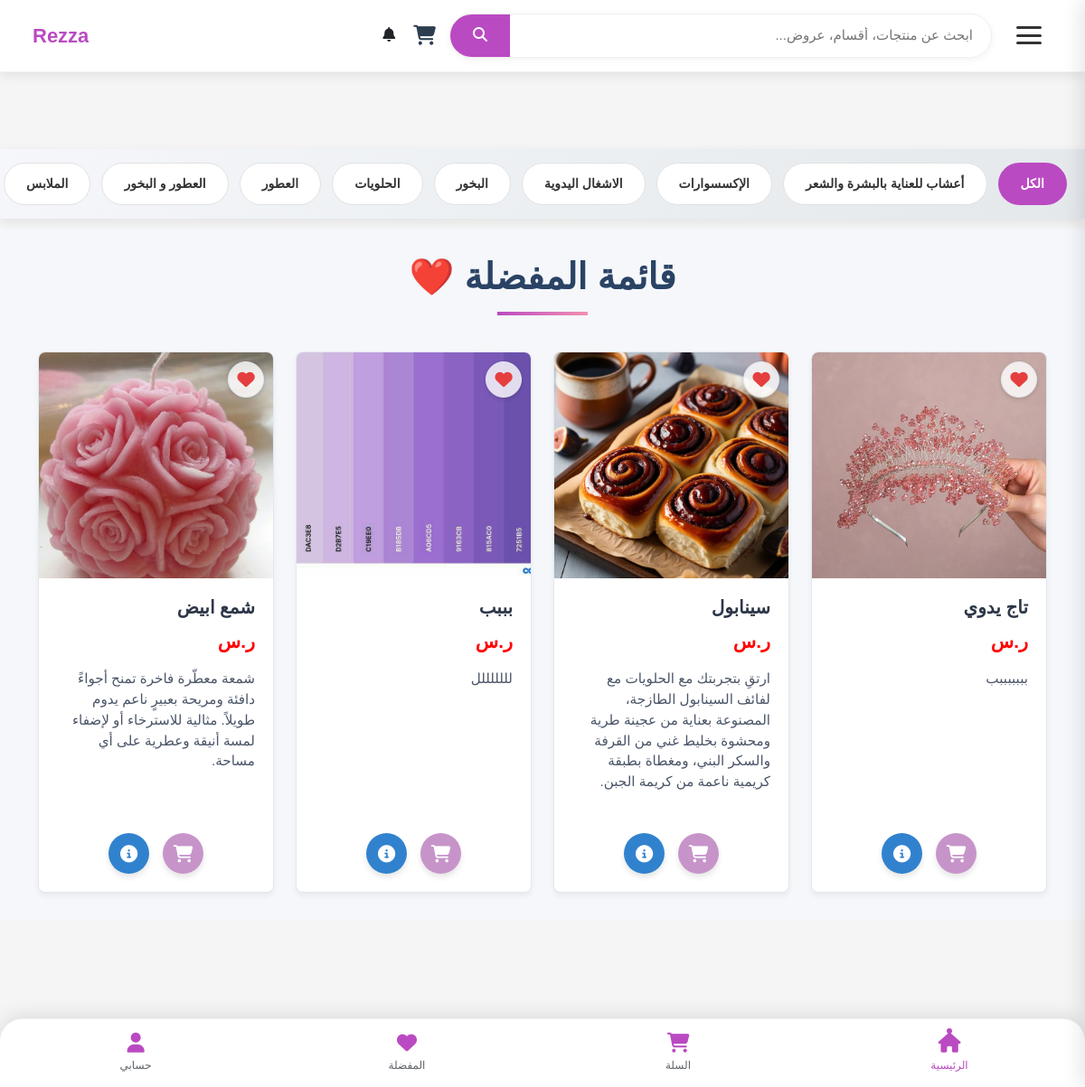
Page /wishlist (signed in) on the committed database.
### tables this page shows
CREATE TABLE category (
    id INTEGER PRIMARY KEY AUTOINCREMENT,
    name TEXT  NULL,
    parent_id INTEGER,
    image TEXT, is_active INTEGER DEFAULT 0, view_count INTEGER DEFAULT 0,
    FOREIGN KEY (parent_id) REFERENCES categories (id) ON DELETE SET NULL
);

CREATE TABLE product (
    id INTEGER PRIMARY KEY AUTOINCREMENT,
    name VARCHAR(255) NULL,
    image VARCHAR(500),
    description TEXT,
    category_id INTEGER NOT NULL,  -- القسم الفرعي
    seller_id INTEGER NOT NULL,  -- صاحب المنتج
    address_id INTEGER NULL,  -- عنوان صاحب المنتج
    price_id INTEGER,
    stock_id INTEGER,
    featured BOOLEAN DEFAULT 1,
    FOREIGN KEY (category_id) REFERENCES category(id),
    FOREIGN KEY (seller_id) REFERENCES sellers(id),
    FOREIGN KEY (address_id) REFERENCES seller_address(id),
    FOREIGN KEY (price_id) REFERENCES prices(id),
    FOREIGN KEY (stock_id) REFERENCES stock(id)
);

### user_routes.py (the view)
@user_bp.route('/wishlist')
def wishlist():
    user_id = request.cookies.get('user_auth') # 🟢 الحصول من الكوكي
    if not user_id:
        flash('يجب تسجيل الدخول لعرض المفضلة', 'warning')
        return redirect(url_for('user.login'))
    conn = get_db_connection()
    liked_products = conn.execute('''
        SELECT product.* FROM product
        JOIN likes ON product.id = likes.product_id
        WHERE likes.user_id = ?
    ''', (user_id,)).fetchall() # 🟢 استخدام user_id
    conn.close()
    return render_template('wishlist.html', products=liked_products)

### app.py (called while the page is built)
def get_db_connection():
    conn = sqlite3.connect('database/Eshop.db') # أو sqlite3.connect(app.config['DATABASE'])
    conn.row_factory = sqlite3.Row
    return conn

@app.context_processor
def inject_categories():
    conn = get_db_connection()
    cursor = conn.cursor()
    try:
        cursor.execute("""
            SELECT id, name, parent_id, image
            FROM category
            WHERE parent_id IS NULL
            ORDER BY name
        """)
        main_categories = cursor.fetchall()
        cursor.execute("SELECT id, name, parent_id, image FROM category ORDER BY name")
        all_categories = cursor.fetchall()
        return {
            'main_categories': main_categories,
            'all_categories': all_categories
        }
    finally:
        conn.close()

@app.context_processor
def inject_sellers():
    conn = get_db_connection()
    sellers = conn.execute('SELECT id, store_name FROM sellers').fetchall()
    conn.close()
    return dict(sellers=sellers)

@app.context_processor
def inject_notifications():
    notifications_data = {'unread_notifications_count': 0}
    if not has_request_context():
        return notifications_data
    try:
        user_id = request.cookies.get('user_auth')
        if user_id and user_id.isdigit():
            conn = get_db_connection()
            try:
                count = conn.execute(
                    "SELECT COUNT(*) FROM notifications WHERE user_id = ? AND is_read = 0",
                    (int(user_id),)
                ).fetchone()[0]
                notifications_data['unread_notifications_count'] = count
            except Exception as e:
                app.logger.error(f"Error fetching notifications: {e}")
            finally:
                conn.close()
    except Exception as e:
        app.logger.error(f"Error in notification processor: {e}")
    return notifications_data

### user_routes.py (called while the page is built)
def get_db_connection():
    conn = sqlite3.connect('database/Eshop.db')
    conn.row_factory = sqlite3.Row
    return conn

### templates/wishlist.html (shortened to what this page needs)
{% include 'header.html' %}
<div class="modern-products">
    <div class="container">
        <h1 class="modern-title">قائمة المفضلة ❤️</h1>
        <div class="row">
            {% if products %}
                {% for product in products %}
                <div class="col-6 col-md-6 col-lg-4 col-xl-3">
                    <div class="modern-card">
                        <div class="modern-img-container">
                            <img src="{{ url_for('static', filename=product.image.replace('static/', '')) }}"
                            alt="{{ product.name }}" class="modern-img">
                        </div>
                        <div class="modern-card-body">
                            <h5 class="modern-product-title">{{ product.name }}</h5>
                            <button class="like-btn liked" data-product-id="{{ product.id }}">
                                <i class="fa fa-heart"></i>
                            </button>
                            <p class="modern-product-price">
                                ر.س {{ product.profit_price }}
                            </p>
                            <p class="modern-product-desc">{{ product.description }}</p>
                            <div class="modern-btn-group">
                                <form method="POST" action="{{ url_for('cart.add_to_cart', product_id=product.id) }}" class="d-inline">
                                    <button type="submit" class="modern-btn modern-btn-primary">
                                        <i class="fa fa-shopping-cart"></i>
                                    </button>
                                </form>
                                <a href="{{ url_for('product.product_details', product_id=product.id) }}"
                                   class="modern-btn modern-btn-secondary">
                                    <i class="fa fa-info-circle"></i>
                                </a>
                            </div>
                        </div>
                    </div>
                </div>
                {% endfor %}
            {% endif %}
        </div>
    </div>
</div>
{% include 'footer.html' %}

### templates/header.html (shortened to what this page needs)
<!DOCTYPE html>
<html lang="ar" dir="rtl">
<head>
    <link rel="stylesheet" href="{{ url_for('static', filename='style/css/nice-select.css') }}">
    <link rel="stylesheet" href="{{ url_for('static', filename='style/css/jquery-ui.min.css') }}">
    <link rel="stylesheet" href="{{ url_for('static', filename='style/css/owl.carousel.min.css') }}">
    <link rel="stylesheet" href="{{ url_for('static', filename='style/css/slicknav.min.css') }}">
    <link href="https://cdn.jsdelivr.net/npm/bootstrap@5.3.0/dist/css/bootstrap.min.css" rel="stylesheet">
    <link rel="stylesheet" href="{{ url_for('static', filename='style/css/index.css')}}">
    <link rel="stylesheet" href="{{ url_for('static', filename='style/css/header.css')}}">
    <link rel="stylesheet" href="{{ url_for('static', filename='style/css/shop_u.css')}}">
</head>
<body>
    <header class="premium-header">
        <button class="menu-toggle" id="menuToggle" aria-label="فتح القائمة">
            <div class="hamburger">
                <span class="bar"></span>
                <span class="bar"></span>
                <span class="bar"></span>
            </div>
        </button>
       <div class="search-bar">
    <form class="search-form" action="{{ url_for('search_bp.search_products') }}" method="GET">
        <input type="text"
               class="search-input"
               placeholder="ابحث عن منتجات، أقسام، عروض..."
               name="q"
               id="search-input"
               autocomplete="off">
        <button type="submit" class="search-button">
            <i class="fas fa-search"></i>
        </button>
    </form>
</div>
        <div class="nav-tools">
            <a href="{{ url_for('cart.view_cart') }}" class="nav-icon">
                <i class="fas fa-shopping-cart"></i>
            </a>
        </div>
    <a class="nav-link position-relative" href="{{ url_for('order.user_notifications') }}" id="navbarNotifications">
        <i class="fas fa-bell"></i>
    </a>
        <a href="{{ url_for('product.index') }}" class="brand">
            <span class="brand-name">Rezza</span>
            </a>
    </header>
    <main class="main-content">
        </main>
{% if main_categories %}
{% if main_categories %}
<div class="category-scroll-navbar">
    <div class="category-links-container">
        <a href=""
        class="category-link">الكل</a>
        {% for category in main_categories %}
            {% set has_subcategories = category.subcategories|length > 0 if category.subcategories is defined else false %}
            {% if has_subcategories %}
                <a href="{{ url_for('product.show_subcategories', category_id=category.id) }}"
                   class="category-link has-subcategories">
                    {{ category.name }}
                </a>
            {% else %}
                <a href="{{ url_for('product.show_products_by_category', category_id=category.id) }}"
                   class="category-link">
                    {{ category.name }}
                </a>
            {% endif %}
        {% endfor %}
    </div>
</div>
{% endif %}
{% endif %}

### static/style/css/index.css (style rules this page uses)
:root { --primary-color: #ba4ac2; --secondary-color: #f48fb1; --accent-color: #ff6b6b; --dark-color: #333; --light-color: #f8f9fa; --text-color: #333; --shadow: 0 4px 12px rgba(0,0,0,0.1); --transition: all 0.3s ease; --footer-bg: #ffffff; --footer-text: #5f6368; --active-color: var(--primary-color); --footer-shadow: 0 -4px 20px rgba(0,0,0,0.1); }
* { margin: 0; padding: 0; box-sizing: border-box; font-family: 'Tajawal', sans-serif; }
body { background-color: #f5f5f5; color: var(--text-color); padding-bottom: 90px; }
a { text-decoration: none; color: inherit; transition: var(--transition); }
.main-content { padding: 15px; max-width: 1200px; margin: 0 auto; padding-bottom: 70px; }

### static/style/css/header.css (style rules this page uses)
:root { --primary: #ba4ac2; --primary-light: #c794ca; --secondary: #ff7f50; --dark: #2c3e50; --light: #f8f9fa; --text: #333; --text-light: #777; --shadow: 0 4px 12px rgba(0,0,0,0.08); --transition: all 0.3s cubic-bezier(0.25, 0.8, 0.25, 1); --background-light: #f8f9fa; --card-background: #fff; --unread-bg: #e9f5ff; --text-color: #212529; --promotion-color: #ffc107; --new-product-color: #17a2b8; --cancellation-color: #dc3545; }
* { margin: 0; padding: 0; box-sizing: border-box; font-family: 'Tajawal', sans-serif; }
body { background-color: #f5f5f5; color: var(--text); padding-top: 80px; }
.premium-header { position: fixed; top: 0; left: 0; right: 0; background: white; box-shadow: var(--shadow); z-index: 1000; display: flex; align-items: center; padding: 15px 5%; border-bottom: 1px solid rgba(0,0,0,0.05); }
.brand { display: flex; align-items: center; margin-right: auto; }
.brand-name { font-size: 22px; font-weight: 800; background: var(--primary); -webkit-background-clip: text; -webkit-text-fill-color: transparent; }
.search-bar { flex: 1; max-width: 600px; margin: 0 30px; position: relative; }
.search-form { display: flex; background: white; border-radius: 30px; overflow: hidden; box-shadow: 0 2px 10px rgba(0,0,0,0.05); border: 1px solid #eee; transition: var(--transition); }
.search-input { flex: 1; border: none; padding: 12px 20px; font-size: 15px; color: var(--text); }
.search-button { background: var(--primary); color: white; border: none; padding: 0 25px; cursor: pointer; transition: var(--transition); }
.nav-tools { display: flex; align-items: center; gap: 20px; }
.nav-icon { position: relative; color: var(--dark); transition: var(--transition); font-size: 22px; margin-left: 20px; }
@media (max-width: 1200px) { .premium-header { padding: 15px 3%; } }
@media (max-width: 1200px) { .search-bar { margin: 0 15px; } }
.menu-toggle { background: transparent; border: none; padding: 12px; cursor: pointer; z-index: 1000; transition: all 0.4s ease; outline: none; }
.hamburger { display: flex; flex-direction: column; justify-content: space-between; width: 28px; height: 20px; position: relative; transition: all 0.4s ease; }
.bar { height: 3px; width: 100%; background: #333; border-radius: 3px; transition: all 0.4s cubic-bezier(0.175, 0.885, 0.32, 1.275); transform-origin: center; }

### templates/header.html (style rules this page uses)
.category-scroll-navbar { background: linear-gradient(135deg, #f5f7fa 0%, #e4e8eb 100%); padding: 15px 0; box-shadow: 0 4px 12px rgba(0, 0, 0, 0.08); position: relative; overflow: hidden; }
.category-links-container { display: flex; overflow-x: auto; scroll-behavior: smooth; padding: 0 20px; gap: 12px; -ms-overflow-style: none; scrollbar-width: none; }
.category-link { background: white; color: #333; padding: 12px 24px; border-radius: 30px; text-decoration: none; font-weight: 600; font-size: 14px; white-space: nowrap; box-shadow: 0 2px 8px rgba(0, 0, 0, ‍0.05); transition: all 0.3s ease; border: 1px solid #e0e0e0; flex-shrink: 0; position: relative; overflow: hidden; }
.category-link:first-child { background:var(--primary-color); color: white; border-color: transparent; }
.category-link::after { content: ''; position: absolute; top: 0; left: -100%; width: 100%; height: 100%; background: linear-gradient(90deg, transparent, rgba(255, 255, 255, 0.2), transparent); transition: 0.5s; }

### rows in the picture
category: name "أعشاب للعناية بالبشرة والشعر"
category: name "الإكسسوارات"
category: name "الاشغال اليدوية"
category: name "البخور"
category: name "الحلويات"
category: name "العطور"
category: name "العطور و البخور"
category: name "الملابس"
product: image (picture), name "تاج يدوي", description "بببببببب"
product: image (picture), name "سينابول", description "ارتقِ بتجربتك مع الحلويات مع لفائف السينابول الطازجة، المصنوعة بعناية من عجينة طرية ومحشوة بخليط غني من القرفة والسكر البني، ومغطاة بطبقة كريمية ناعمة من كريمة الجبن."
product: image (picture), name "بببب", description "لللللللل"
product: image (picture), name "شمع ابيض", description "شمعة معطّرة فاخرة تمنح أجواءً دافئة ومريحة بعبيرٍ ناعم يدوم طويلاً. مثالية للاسترخاء أو لإضفاء لمسة أنيقة وعطرية على أي مساحة."
